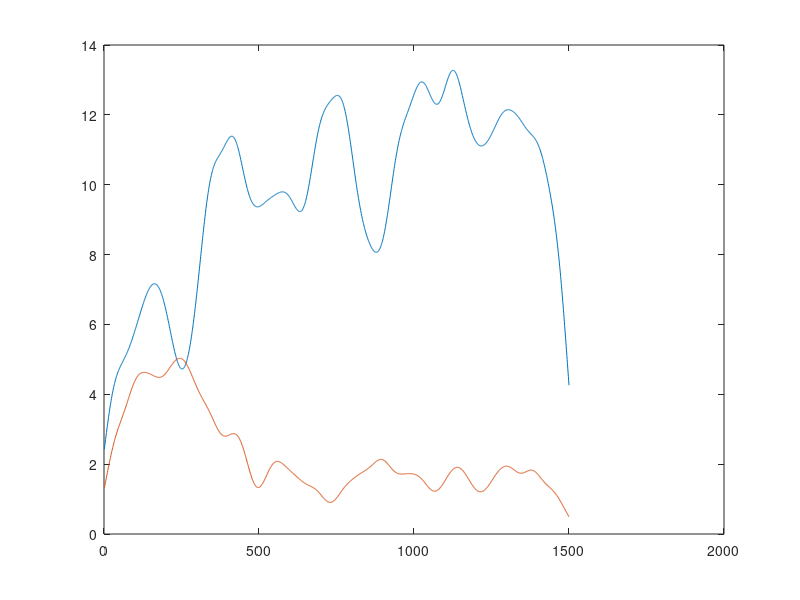

MATLAB code for this plot:
%a chat gpt fake firing rate that is decodable after 300 ms
%% Parameters
rng(1);                     % reproducibility

nUnits   = 50;
nTrials  = 80;
T        = 1500;             % ms
dt       = 1;                % ms bins
time     = 1:T;

smoothSD = 30;               % ms (Gaussian smoothing)
kernelT  = -4*smoothSD:4*smoothSD;
gKernel  = exp(-kernelT.^2/(2*smoothSD^2));
gKernel  = gKernel / sum(gKernel);

baselineRate = 5;            % Hz
modRate      = 10;           % Hz (condition effect)
effectOnset  = 300;          % ms

%% Preallocate
spkFake = struct();


%% Generate data
for u = 1:nUnits

    % Unit-specific gain
    unitGain = 0.5 + rand;

    % Mean firing rate templates
    rate1 = baselineRate * ones(1,T);
    rate2 = baselineRate * ones(1,T);

    rate1(time >= effectOnset) = baselineRate + unitGain*modRate;
    rate2(time >= effectOnset) = baselineRate - unitGain*modRate/2;

    % Prevent negative rates
    rate2(rate2 < 0) = 0.1;

    % Smooth mean rates
    rate1 = conv(rate1, gKernel, 'same');
    rate2 = conv(rate2, gKernel, 'same');

    % Generate trials (Poisson spiking → rate estimate)
    fr1 = zeros(nTrials, T);
    fr2 = zeros(nTrials, T);

    for tr = 1:nTrials
        fr1(tr,:) = poissrnd(rate1 * dt / 1000) * (1000/dt);
        fr2(tr,:) = poissrnd(rate2 * dt / 1000) * (1000/dt);
    end

    % Final smoothing (as in real pipelines)
    fr1 = conv2(fr1, gKernel, 'same');
    fr2 = conv2(fr2, gKernel, 'same');

    spkFake.cong{u,1} = fr1;
    spkFake.incong{u,1} = fr2;
end

figure
plot(mean(spkFake.cong{1}))
hold on
plot(mean(spkFake.incong{1}))
